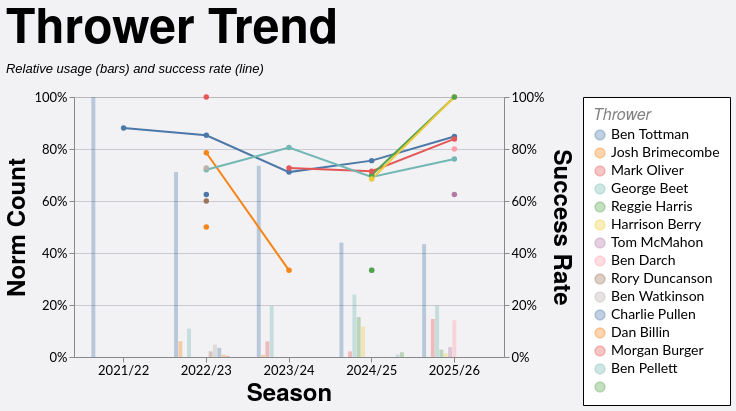

This figure's Vega-Lite source:
### Vega-Lite specification from a JSON file in a GitHub repository (floating-point values rounded to 4 significant figures; data arrays with more than 128 entries replaced by an {"elided": "..."} marker saying what was removed)
{"config": {"axis": {"labelFont": "Lato, sans-serif", "titleFont": "PT Sans Narrow, Helvetica Neue, Helvetica, Arial, sans-serif", "labelFontSize": 13, "titleFontSize": 24, "gridColor": "#202947", "gridOpacity": 0.2}, "header": {"labelFont": "PT Sans Narrow, Helvetica Neue, Helvetica, Arial, sans-serif", "titleFont": "PT Sans Narrow, Helvetica Neue, Helvetica, Arial, sans-serif", "labelFontSize": 24, "titleFontSize": 28, "labelFontWeight": "bold", "orient": "left"}, "legend": {"labelFont": "Lato, sans-serif", "titleFont": "PT Sans Narrow, Helvetica Neue, Helvetica, Arial, sans-serif", "labelFontSize": 14, "titleFontSize": 16, "titlePadding": 5, "fillColor": "white", "strokeColor": "black", "padding": 10, "titleFontWeight": "lighter", "titleFontStyle": "italic", "titleColor": "gray", "offset": 10}, "title": {"font": "PT Sans Narrow, Helvetica Neue, Helvetica, Arial, sans-serif", "fontSize": 48, "fontWeight": "bold", "anchor": "start", "align": "center", "titlePadding": 20, "subtitlePadding": 10, "subtitleFontSize": 13, "subtitleColor": "", "subtitleFontStyle": "italic", "offset": 15, "color": "black"}, "axisX": {"labelAngle": 0}, "facet": {"title": null, "header": null, "align": {"row": "each", "column": "each"}}, "resolve": {"scale": {"y": "independent", "facet": "independent"}}, "background": "#f2f1f4", "scale": {"offsetBandPaddingOuter": 0.2, "offsetBandPaddingInner": 0.1}}, "layer": [{"mark": {"type": "bar", "opacity": 0.35}, "encoding": {"color": {"field": "thrower", "sort": null, "title": "Thrower", "type": "nominal"}, "tooltip": [{"field": "season", "title": "Season", "type": "nominal"}, {"field": "thrower", "title": "Thrower", "type": "nominal"}, {"field": "won", "format": ",.0f", "title": "Won", "type": "quantitative"}, {"field": "attempts", "format": ",.0f", "title": "Attempts", "type": "quantitative"}, {"field": "norm_count", "format": ".1%", "title": "Norm Count", "type": "quantitative"}, {"field": "success_rate", "format": ".1%", "title": "Success Rate", "type": "quantitative"}], "x": {"field": "season", "sort": ["2021/22", "2022/23", "2023/24", "2024/25", "2025/26"], "title": "Season", "type": "nominal"}, "xOffset": {"field": "thrower", "sort": null, "type": "nominal"}, "y": {"axis": {"format": "%", "orient": "left"}, "field": "norm_count", "scale": {"domain": [0, 1]}, "title": "Norm Count", "type": "quantitative"}}, "transform": [{"filter": "(loSquad == 'All' || datum.squad == loSquad) && (loGameType == 'All' || (loGameType == 'League + Cup' && (datum.game_type == 'League' || datum.game_type == 'Cup')) || (loGameType == 'League only' && datum.game_type == 'League') || datum.game_type == loGameType) && (loOpposition == 'All' || datum.opposition == loOpposition) && (loThrower == 'All' || datum.thrower == loThrower) && (loJumper == 'All' || datum.jumper == loJumper) && (loArea == 'All' || datum.area == loArea) && (loNumbers == 'All' || datum.numbers == loNumbers) && (loCallType == 'All' || datum.call_type == loCallType)"}, {"aggregate": [{"op": "count", "as": "attempts"}, {"op": "sum", "field": "won", "as": "won"}], "groupby": ["season", "thrower"]}, {"joinaggregate": [{"op": "sum", "field": "attempts", "as": "season_attempts"}], "groupby": ["season"]}, {"calculate": "datum.attempts / datum.season_attempts", "as": "norm_count"}, {"calculate": "datum.won / datum.attempts", "as": "success_rate"}]}, {"mark": {"type": "line", "point": true, "strokeWidth": 2}, "encoding": {"color": {"field": "thrower", "sort": null, "title": "Thrower", "type": "nominal"}, "detail": {"field": "thrower", "type": "nominal"}, "tooltip": [{"field": "season", "title": "Season", "type": "nominal"}, {"field": "thrower", "title": "Thrower", "type": "nominal"}, {"field": "won", "format": ",.0f", "title": "Won", "type": "quantitative"}, {"field": "attempts", "format": ",.0f", "title": "Attempts", "type": "quantitative"}, {"field": "norm_count", "format": ".1%", "title": "Norm Count", "type": "quantitative"}, {"field": "success_rate", "format": ".1%", "title": "Success Rate", "type": "quantitative"}], "x": {"field": "season", "sort": ["2021/22", "2022/23", "2023/24", "2024/25", "2025/26"], "title": "Season", "type": "nominal"}, "y": {"axis": {"format": "%", "orient": "right"}, "field": "success_rate", "scale": {"domain": [0, 1]}, "title": "Success Rate", "type": "quantitative"}}, "transform": [{"filter": "(loSquad == 'All' || datum.squad == loSquad) && (loGameType == 'All' || (loGameType == 'League + Cup' && (datum.game_type == 'League' || datum.game_type == 'Cup')) || (loGameType == 'League only' && datum.game_type == 'League') || datum.game_type == loGameType) && (loOpposition == 'All' || datum.opposition == loOpposition) && (loThrower == 'All' || datum.thrower == loThrower) && (loJumper == 'All' || datum.jumper == loJumper) && (loArea == 'All' || datum.area == loArea) && (loNumbers == 'All' || datum.numbers == loNumbers) && (loCallType == 'All' || datum.call_type == loCallType)"}, {"aggregate": [{"op": "count", "as": "attempts"}, {"op": "sum", "field": "won", "as": "won"}], "groupby": ["season", "thrower"]}, {"joinaggregate": [{"op": "sum", "field": "attempts", "as": "season_attempts"}], "groupby": ["season"]}, {"calculate": "datum.attempts / datum.season_attempts", "as": "norm_count"}, {"calculate": "datum.won / datum.attempts", "as": "success_rate"}]}], "data": {"name": "data-e2cc7a9e7d11ff6d493dc632215dd0ca"}, "height": 260, "params": [{"name": "loSquad", "bind": {"input": "select", "options": ["All", "1st", "2nd"], "name": "Squad "}, "value": "All"}, {"name": "loSeason", "bind": {"input": "select", "options": ["All", "2021/22", "2022/23", "2023/24", "2024/25", "2025/26"], "name": "Season "}, "value": "All"}, {"name": "loGameType", "bind": {"input": "select", "options": ["All", "League + Cup", "League only", "Cup", "Friendly", "League"], "name": "Game Type "}, "value": "All"}, {"name": "loOpposition", "bind": {"input": "select", "options": ["All", "Barns Green", "Beccehamians", "Brighton II", "Burgess Hill", "Cheshunt", "Cobham", "Crawley", "Ditchling", "Dover", "Eastbourne", "Eastbourne II", "Haywards Heath", "Heathfield & Waldron", "Hellingly", "Holbrook", "Horsham", "Horsham II", "Hove", "KCS Old Boys", "Kingston", "Lewes", "London Cornish", "London Irish", "Midhurst", "Newick", "Old Caterhamians", "Old Colfeians", "Old Haileyburians", "Old Rutlishians", "Old Tiffinians", "Old Walcountians", "Pulborough", "Royals", "Seaford", "Shoreham", "St Francis", "Teddington", "Trinity", "Twickenham", "Uckfield", "Warlingham", "Wensleydale", "Weybridge Vandals"], "name": "Opposition "}, "value": "All"}, {"name": "loThrower", "bind": {"input": "select", "options": ["All", "", "Ben Darch", "Ben Pellett", "Ben Tottman", "Ben Watkinson", "Charlie Pullen", "Dan Billin", "George Beet", "Harrison Berry", "Josh Brimecombe", "Mark Oliver", "Morgan Burger", "Reggie Harris", "Rory Duncanson", "Tom McMahon"], "name": "Thrower "}, "value": "All"}, {"name": "loJumper", "bind": {"input": "select", "options": ["All", "", "Aaron Boczek", "Ben Pellett", "Daan Hulst", "Dan Arnold", "Dan Billin", "Darren", "Greg Brack", "Gus Nye", "Guy Collins", "Harrison Berry", "Henry Weller", "James Funnell", "John Peaty", "Josh Brimecombe", "Josh Weaver", "Jules Jardim", "Ky Oliveira", "Max Morgan", "Michael Presland", "Nathan Oliver", "Or Shay", "Oscar Staples", "Paddy Shepherd", "Pete Morley", "Rory Duncanson", "Rory Evans", "Ryan McGealy", "Ryland Thomas", "Sam Lindsay-McCall", "Sam McCarthy", "Tao Benn", "Tim Morris", "Tom Byron", "Tom Mooney", "Will Bramwell"], "name": "Jumper "}, "value": "All"}, {"name": "loArea", "bind": {"input": "select", "options": ["All", "Back", "Front", "Middle", "Unknown"], "name": "Area "}, "value": "All"}, {"name": "loNumbers", "bind": {"input": "select", "options": ["All", "4", "5", "6", "7"], "name": "Numbers "}, "value": "All"}, {"name": "loCallType", "bind": {"input": "select", "options": ["All", "4-man only", "Old", "Other", "SLM", "Sandy"], "name": "Call Type "}, "value": "All"}], "resolve": {"scale": {"y": "independent"}}, "title": {"text": "Thrower Trend", "subtitle": "Relative usage (bars) and success rate (line)"}, "width": 430, "$schema": "https://vega.github.io/schema/vega-lite/v5.20.1.json", "datasets": {"data-e2cc7a9e7d11ff6d493dc632215dd0ca": {"elided": "1242 records"}}}
